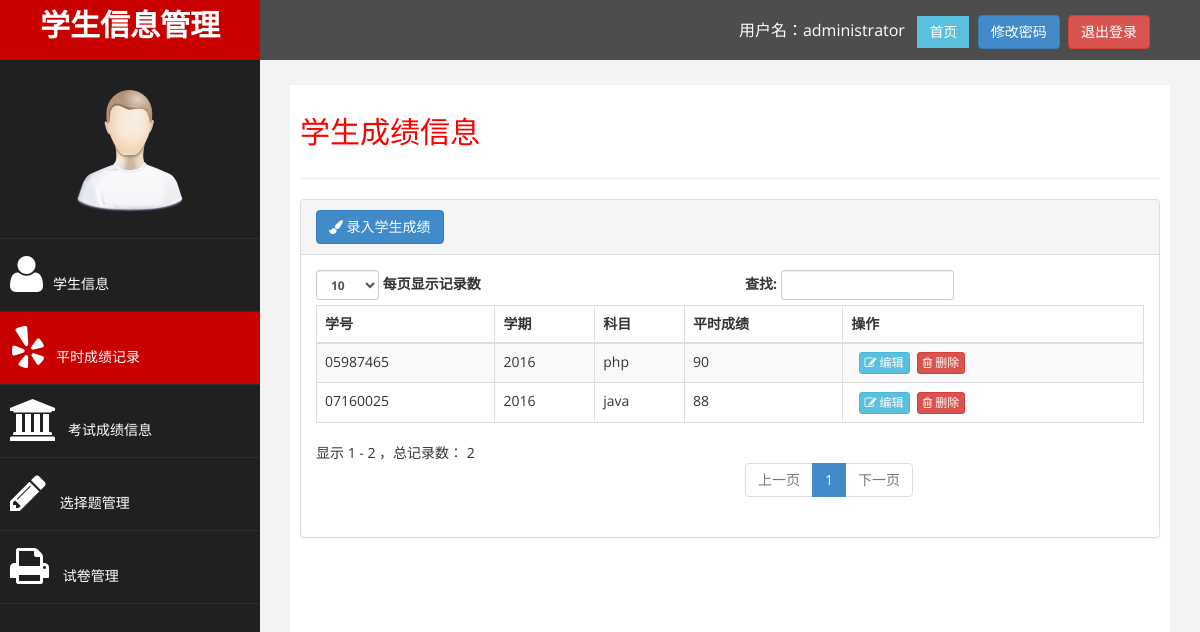
Page /admin/classscore.php (signed in) on the committed database.
### tables this page shows
CREATE TABLE IF NOT EXISTS `classscore` (
  `id` int(10) unsigned NOT NULL AUTO_INCREMENT,
  `studentId` varchar(11) NOT NULL,
  `term` varchar(11) NOT NULL,
  `subject` varchar(12) NOT NULL,
  `mark` int(8) unsigned NOT NULL,
  PRIMARY KEY (`id`)
);

### admin/classscore.php (the view, shortened to what this page needs)
<?php require_once 'base.php';?>
<?php
$query = "select * from classscore";
$result = mysql_query($query);
?>
<div id="page-wrapper">
	<div id="page-inner">
		<div class="row">
			<div class="col-md-12">
				<h2>学生成绩信息</h2>
			</div>
		</div>
		<hr />
		<div class="row">
			<div class="col-md-12">
				<div class="panel panel-default">
 					<div class="panel-heading"><a href='insertclassscore.php' class="btn btn-primary"><i class='fa fa-paint-brush'>&nbsp;录入学生成绩</i></a></div>
					<div class="panel-body">
						<div class="table-responsive">
							<table class="table table-striped table-bordered table-hover"
								id="dataTables-example">
								<thead>
									<tr>
										<th>学号</th>
										<th>学期</th>
										<th>科目</th>
										<th>平时成绩</th>
										<th>操作</th>
									</tr>
								</thead>
								<tbody>
                        		<?php
                        $line = 0;
                        while ($row = mysql_fetch_array($result)) {
                            $line ++;
                            $linecolor = $line % 2 == 0 ? 'odd gradeX' : 'even gradeC';
                            echo "<tr class='$linecolor'>";
                            echo "<td>" . $row['studentId'] . "</td>";
                            echo "<td>" . $row['term'] . "</td>";
                            echo "<td>" . $row['subject'] . "</td>";
                            echo "<td>" . $row['mark'] . "</td>";
                            echo "<td>&nbsp;&nbsp;<a href='editclassscore.php?id=" . $row['id'] . "' class='btn btn-info btn-xs'><i class='fa fa-edit'>&nbsp;编辑</i></a>&nbsp;&nbsp;<a href='deleteclassscore.php?id=" . $row['id'] . "' class='btn btn-danger btn-xs'><i class='fa fa-trash-o'>&nbsp;删除</i></a></td>";
                            echo "</tr>";
                        }
                        ?>
								</tbody>
							</table>
						</div>
					</div>
				</div>
			</div>
		</div>
	</div>
</div>
</div>
</body>
</html>

### assets/css/custom.css (style rules this page uses)
body { font-family: 'Open Sans', sans-serif; }
#page-wrapper { padding: 15px 15px; min-height: 600px; background:#F3F3F3; }
#page-inner { width:100%; margin:10px 20px 10px 0px; background-color:#fff!important; padding:10px; min-height:1200px; }
h2 { color: #f00; }
@media (min-width:768px) { #page-wrapper { margin: 0 0 0 260px; padding: 15px 30px; min-height: 1200px; } }

### rows in the picture
classscore: studentId "07160025", term "2016", subject "java", mark "88"
classscore: studentId "05987465", term "2016", subject "php", mark "90"

### other values in the picture
$userName "administrator"
